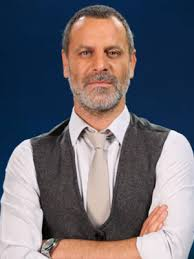
#> input picture görüntüpiramit/ozan2.jpeg, 194 x 259 px
$ python piramitler.py
#> lines starting #> are read from the running program, lines starting #| are printed output that depends on the picture
import cv2
import numpy as np

resim=cv2.imread("ozan2.jpeg")
#> resim is the input picture: shape (259, 194, 3); mean B, G, R 111.2, 103.2, 106.7
#pyrUp büyütmek iki kat yapmak genişliğinden 2 kat boyutundan 2 kat
ikikat=cv2.pyrUp(resim)
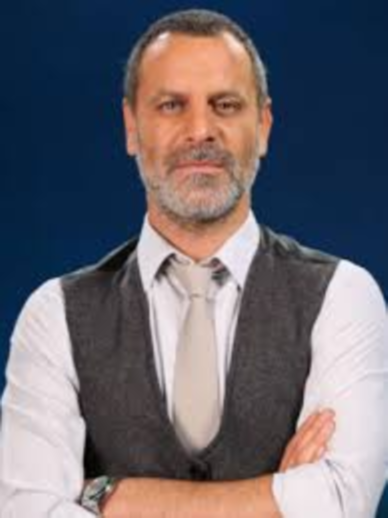
#> ikikat: shape (518, 388, 3); mean B, G, R 111.3, 103.4, 107

ikikatküçük=cv2.pyrDown(resim)
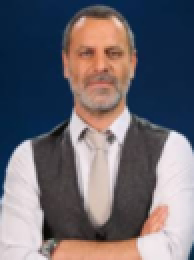
#> ikikatküçük: shape (130, 97, 3) (shown 2 times larger); mean B, G, R 111.2, 103.2, 106.7

print("orjinal rsim",resim.shape)
#| orjinal rsim (259, 194, 3)
print("iki kat resim",ikikat.shape)
#| iki kat resim (518, 388, 3)
print("iki kat küçük",ikikatküçük.shape)
#| iki kat küçük (130, 97, 3)

cv2.imshow("orjinal",resim)
cv2.imshow("iki kat büyütülmüş",ikikat)
cv2.imshow("iki kat küçük",ikikatküçük)


cv2.waitKey(0)
cv2.destroyAllWindows()
